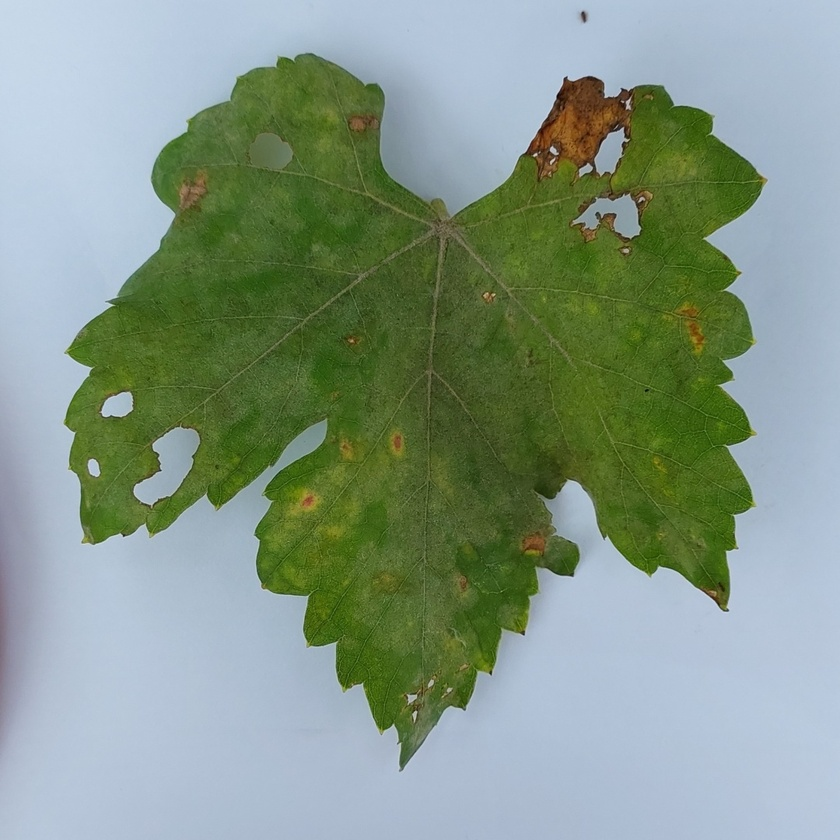
#> input picture skripsi_app_backend/Try Code/image.jpg, 840 x 840 px, shrunk from 1080 x 1080 before the run
$ python try_error.py   (older library calls are emulated)
#> lines starting #> are read from the running program, lines starting #| are printed output that depends on the picture
from skimage.feature import greycomatrix, greycoprops
import numpy as np
import cv2
import matplotlib.pyplot as plt

# Baca gambar
image = cv2.imread('image.jpg')
#> image is the input picture: shape (840, 840, 3); mean B, G, R 136, 151.9, 133

# Ubah skala warna menjadi HSV
hsv = cv2.cvtColor(image, cv2.COLOR_BGR2HSV)
#> hsv: shape (840, 840, 3); mean H, S, V 78.2, 92.7, 162.5

# Split kanal-kanal warna
h, s, v = cv2.split(hsv)
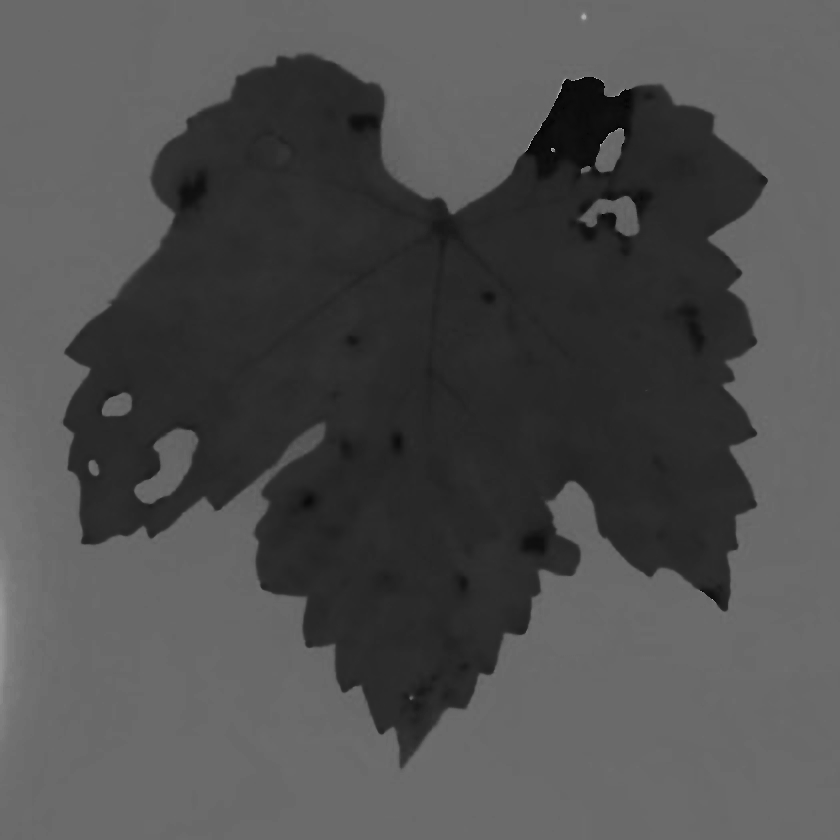
#> h: shape (840, 840); min 0, max 179, mean 78.2
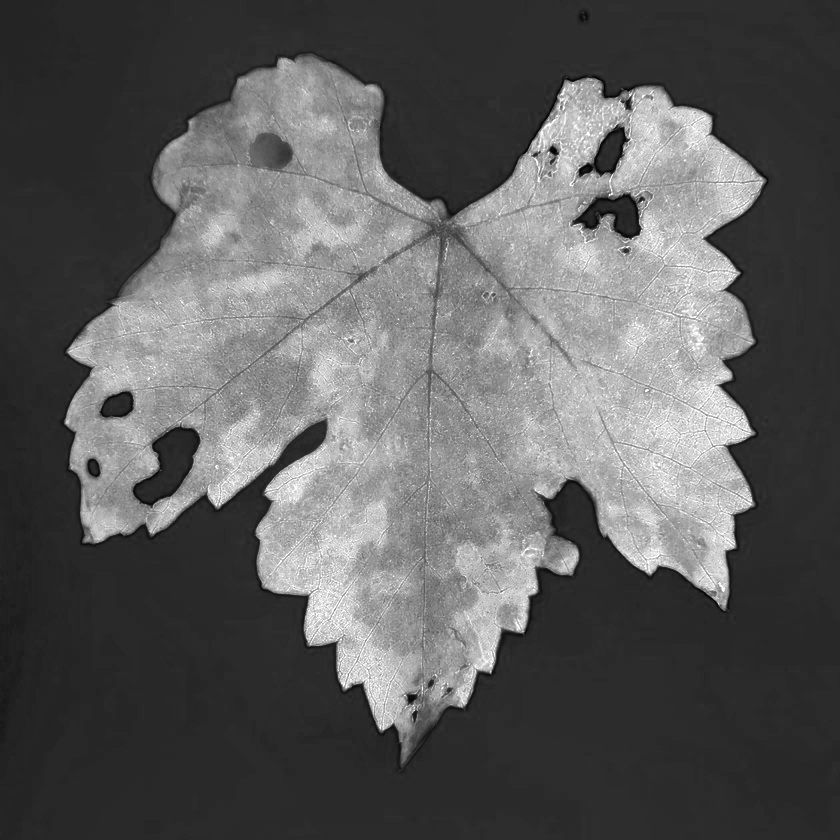
#> s: shape (840, 840); min 0, max 255, mean 92.7
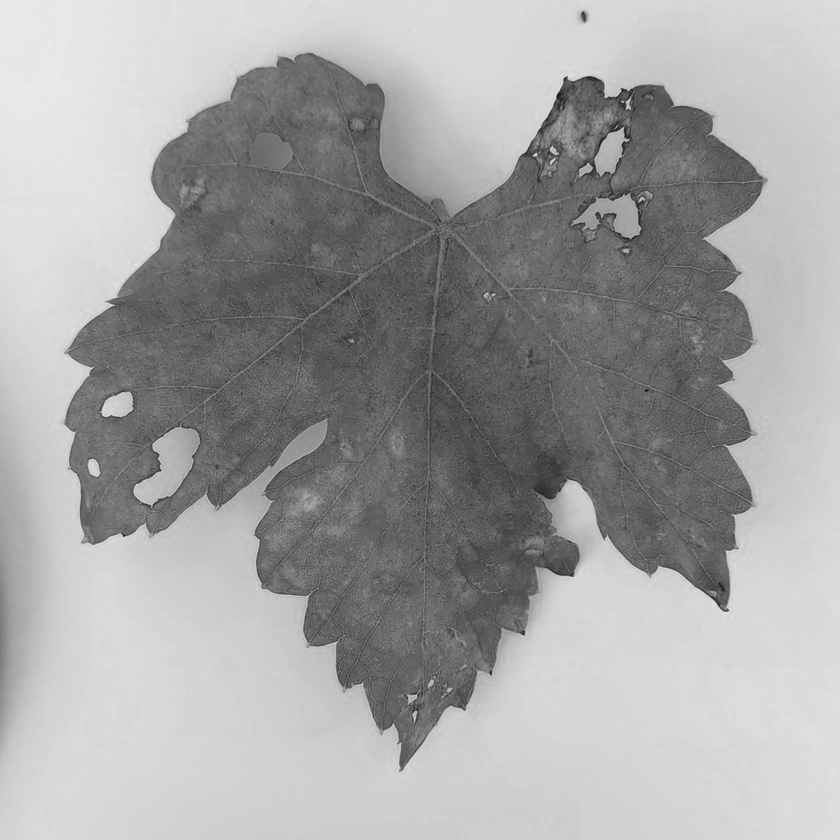
#> v: shape (840, 840); min 12, max 234, mean 162.5

# Hitung histogram untuk setiap kanal
hist_h = cv2.calcHist([h], [0], None, [180], [0, 180])
#> hist_h = 180 values, max 125632 at index 105, min 0 at index 121, mean 3920
hist_s = cv2.calcHist([s], [0], None, [256], [0, 256])
#> hist_s = 256 values, max 59792 at index 44, min 0 at index 1, mean 2756.2
hist_v = cv2.calcHist([v], [0], None, [256], [0, 256])
#> hist_v = 256 values, max 22957 at index 216, min 0 at index 0, mean 2756.2

# Buat plot histogram
plt.figure()
plt.title("Histogram HSV")
plt.xlabel("Bin")
plt.ylabel("Jumlah")
plt.plot(hist_h, color='r')
plt.plot(hist_s, color='g')
plt.plot(hist_v, color='b')
plt.show()
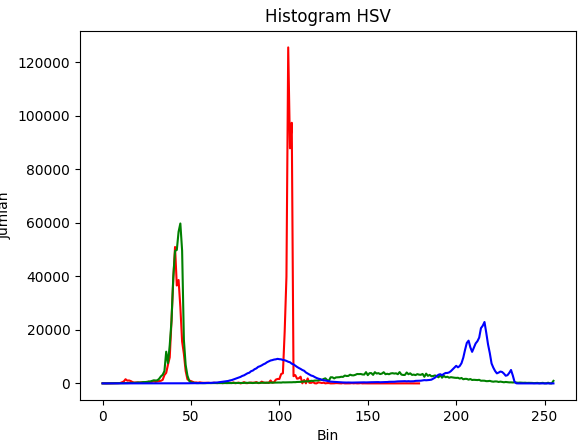
#> figure drawn by matplotlib, 1 panel; curve peaks at x = 105, y = 125632; curve peaks at x = 44, y = 59792; curve peaks at x = 216, y = 22957

# [98 lines of commented-out code are left out]

$ run again, with skripsi_app_backend/Try Code/20230529_091443.jpg copied over skripsi_app_backend/Try Code/image.jpg
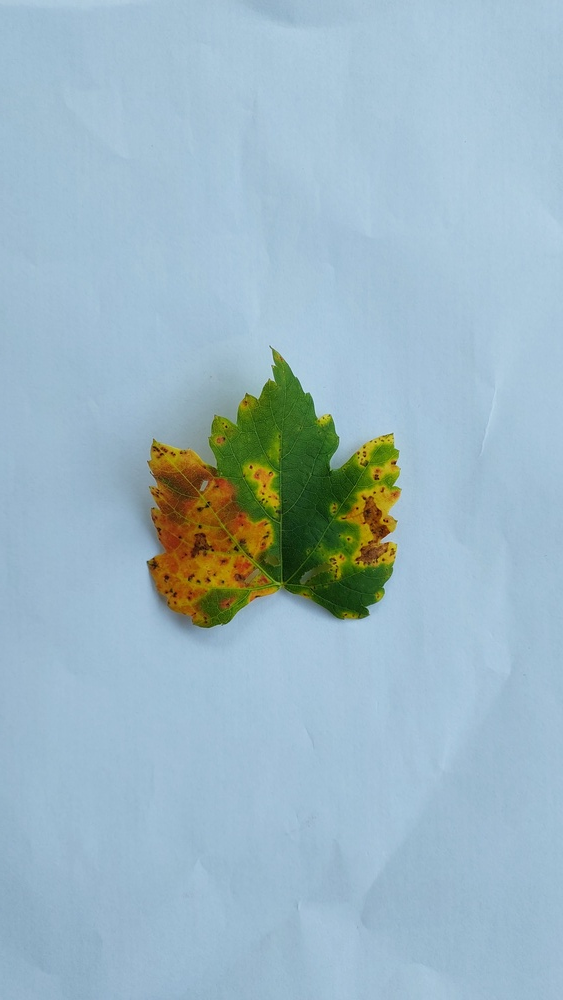
#> input picture skripsi_app_backend/Try Code/20230529_091443.jpg, 563 x 1000 px, shrunk from 2604 x 4624 before the run
#> image is the input picture: shape (1000, 563, 3); mean B, G, R 196.1, 183.4, 156.5
#> hsv: shape (1000, 563, 3); mean H, S, V 96.6, 71.3, 203.5
#> `h, s, v = cv2.split(hsv)`:
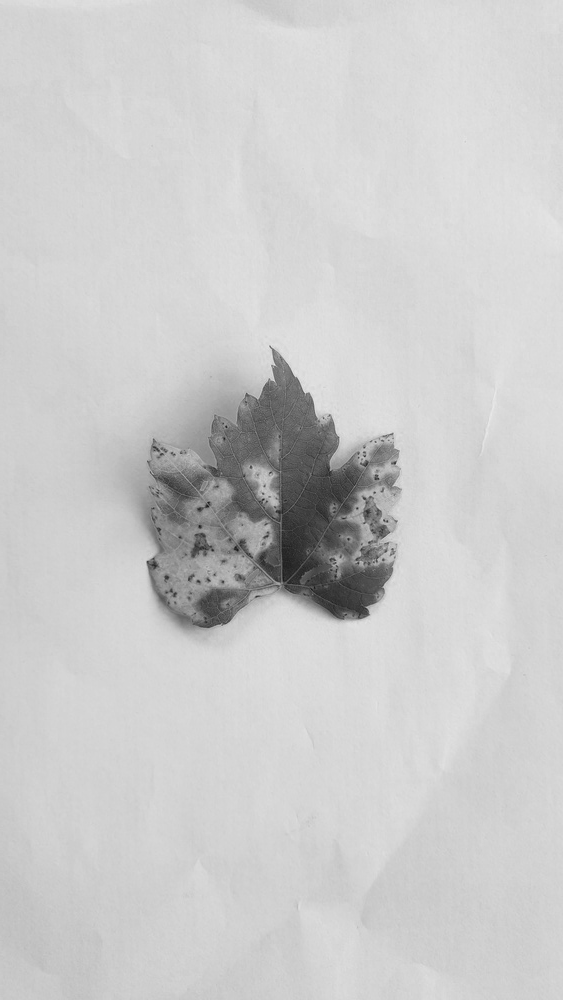
#> v: shape (1000, 563); min 25, max 233, mean 203.5
#> hist_h = 180 values, max 203149 at index 102, min 0 at index 1, mean 3127.8
#> hist_s = 256 values, max 68535 at index 63, min 0 at index 1, mean 2199.2
#> hist_v = 256 values, max 35121 at index 213, min 0 at index 0, mean 2199.2
#> `plt.show()`:
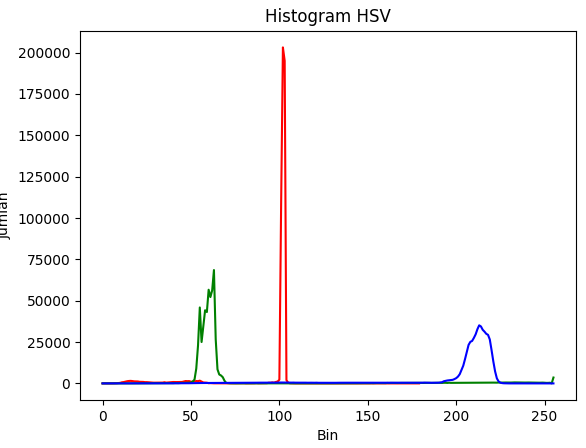
#> figure drawn by matplotlib, 1 panel; curve peaks at x = 102, y = 203149; curve peaks at x = 63, y = 68535; curve peaks at x = 213, y = 35121
